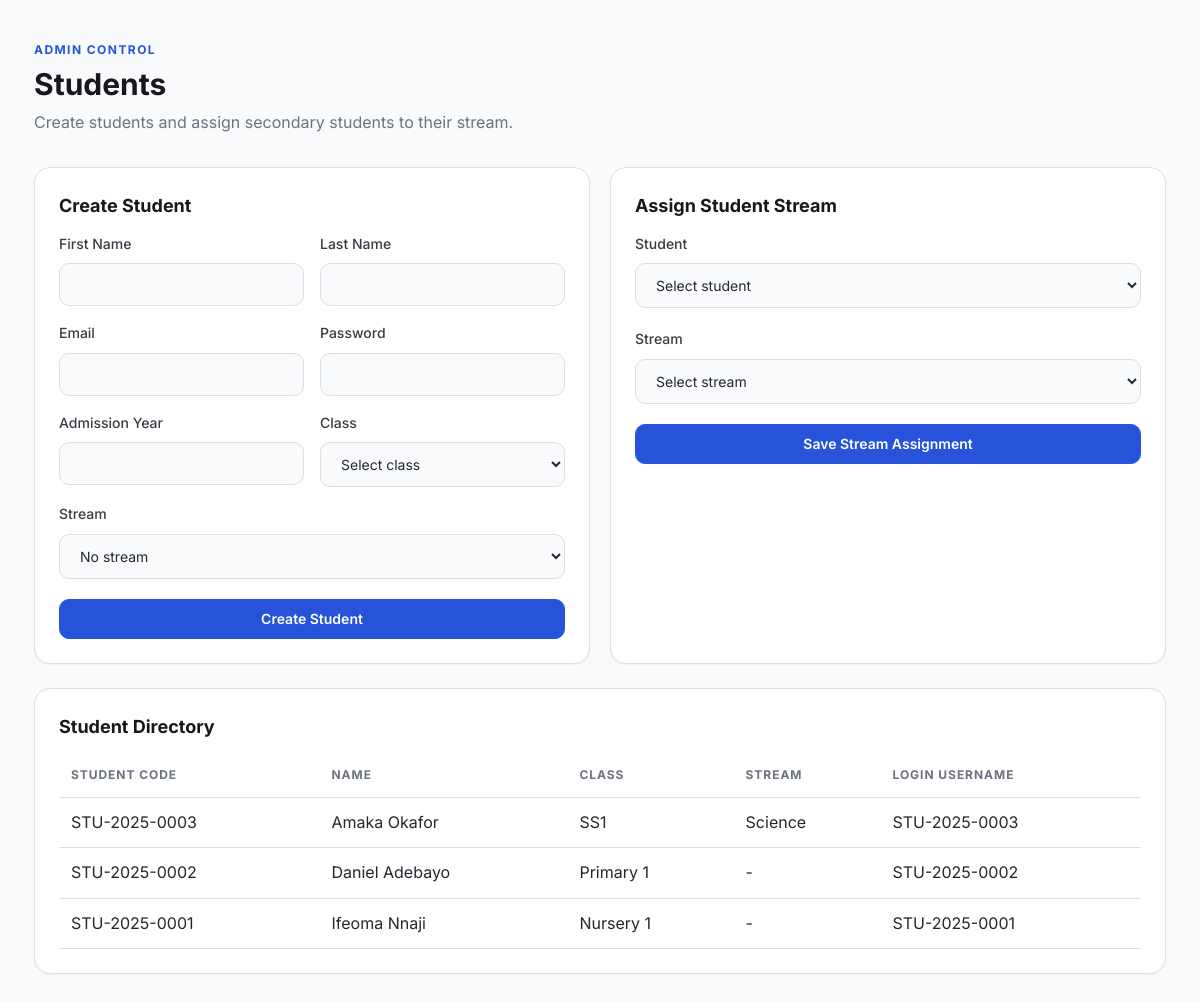
/admin/students (signed in), run on the app's committed database.
### app/models/student.py (models this page shows, shortened)
class Student(db.Model):
    __tablename__ = "students"
    id = db.Column(db.Integer, primary_key=True)
    user_id = db.Column(db.Integer, db.ForeignKey("users.id"), unique=True, nullable=False)
    student_code = db.Column(db.String(20), unique=True, nullable=False, index=True)
    first_name = db.Column(db.String(80), nullable=False)
    last_name = db.Column(db.String(80), nullable=False)
    class_id = db.Column(db.Integer, db.ForeignKey("classes.id"), nullable=False)
    stream_id = db.Column(db.Integer, db.ForeignKey("streams.id"), nullable=True)
    admission_year = db.Column(db.Integer, nullable=False)
    level = db.Column(db.String(20), nullable=False)
    is_active = db.Column("active_status", db.Boolean, nullable=False, default=True)
    active_status = synonym("is_active")
    user = db.relationship("User", back_populates="student_profile")
    class_ = db.relationship("Class", back_populates="students")
    stream = db.relationship("Stream", back_populates="students")
    results = db.relationship("Result", back_populates="student", lazy="dynamic")
    __table_args__ = (
        db.CheckConstraint(
            "level IN ('nursery', 'primary', 'secondary')", name="ck_students_level"
        ),
    )
    @property
    def full_name(self) -> str:
        return f"{self.first_name} {self.last_name}"

### app/models/class_.py (models this page shows, shortened)
class Class(db.Model):
    __tablename__ = "classes"
    id = db.Column(db.Integer, primary_key=True)
    name = db.Column(db.String(50), nullable=False)
    level = db.Column(db.String(20), nullable=False, index=True)
    session_id = db.Column(db.Integer, db.ForeignKey("sessions.id"), nullable=False)
    arm = db.Column(db.String(10), nullable=True)
    show_position = db.Column(db.Boolean, nullable=False, default=False)
    is_active = db.Column(db.Boolean, nullable=False, default=True)
    assessment_schema = db.Column(db.JSON, nullable=True)
    session = db.relationship("Session", back_populates="classes")
    streams = db.relationship(
        "Stream", back_populates="class_", cascade="all, delete-orphan", lazy="selectin"
    )
    students = db.relationship("Student", back_populates="class_", lazy="dynamic")
    class_subjects = db.relationship(
        "ClassSubject",
        back_populates="class_",
        cascade="all, delete-orphan",
        lazy="dynamic",
    )
    teacher_assignments = db.relationship(
        "ClassTeacherMap",
        back_populates="class_",
        cascade="all, delete-orphan",
        lazy="dynamic",
    )
    results = db.relationship("Result", back_populates="class_", lazy="dynamic")
    __table_args__ = (
        db.UniqueConstraint("session_id", "name", "arm", name="uq_classes_session_name_arm"),
        db.CheckConstraint(
            "level IN ('nursery', 'primary', 'secondary')", name="ck_classes_level"
        ),
    )

### app/models/stream.py (models this page shows, shortened)
class Stream(db.Model):
    __tablename__ = "streams"
    id = db.Column(db.Integer, primary_key=True)
    name = db.Column(db.String(30), nullable=False)
    class_id = db.Column(db.Integer, db.ForeignKey("classes.id"), nullable=False)
    is_active = db.Column(db.Boolean, nullable=False, default=True)
    class_ = db.relationship("Class", back_populates="streams")
    students = db.relationship("Student", back_populates="stream", lazy="dynamic")
    stream_subjects = db.relationship(
        "StreamSubject",
        back_populates="stream",
        cascade="all, delete-orphan",
        lazy="dynamic",
    )
    teacher_assignments = db.relationship(
        "ClassTeacherMap", back_populates="stream", lazy="dynamic"
    )
    results = db.relationship("Result", back_populates="stream", lazy="dynamic")
    __table_args__ = (
        db.UniqueConstraint("class_id", "name", name="uq_streams_class_name"),
        db.CheckConstraint(
            "name IN ('Science', 'Commercial', 'Arts')", name="ck_streams_name"
        ),
    )

### app/models/user.py (models this page shows, shortened)
class User(UserMixin, db.Model):
    __tablename__ = "users"
    id = db.Column(db.Integer, primary_key=True)
    username = db.Column(db.String(80), unique=True, nullable=False, index=True)
    full_name = db.Column(db.String(150), nullable=False)
    email = db.Column(db.String(255), unique=True, nullable=False, index=True)
    password_hash = db.Column(db.String(255), nullable=False)
    role = db.Column(db.String(20), nullable=False, index=True)
    is_active = db.Column(db.Boolean, nullable=False, default=True)
    created_at = db.Column(
        db.DateTime, nullable=False, default=lambda: datetime.now(timezone.utc)
    )
    student_profile = db.relationship(
        "Student", back_populates="user", uselist=False, lazy="select"
    )
    teacher_profile = db.relationship(
        "Teacher", back_populates="user", uselist=False, lazy="select"
    )
    uploaded_results = db.relationship(
        "Result",
        back_populates="uploaded_by_user",
        foreign_keys="Result.uploaded_by_user_id",
        lazy="dynamic",
    )
    overridden_results = db.relationship(
        "Result",
        back_populates="overridden_by_user",
        foreign_keys="Result.overridden_by_user_id",
        lazy="dynamic",
    )
    __table_args__ = (
        db.CheckConstraint(
            "role IN ('admin', 'teacher', 'student')", name="ck_users_role"
        ),
    )

### app/routes/admin.py (the view, shortened to what this page needs)
@admin_bp.route("/students", methods=["GET", "POST"])
@login_required
@role_required("admin")
def students():
    return render_template(
        "admin/students.html",
        action_form=ActionForm(),
        students=Student.query.order_by(Student.first_name.asc(), Student.last_name.asc()).all(),
        classes=_class_options(),
        streams=_stream_options(),
    )

### app/forms/teacher_forms.py
class ActionForm(FlaskForm):
    """CSRF-only form used for POST actions built from dynamic table rows."""

### app/routes/admin.py (called while the page is built)
def _class_options() -> list[Class]:
    return Class.query.order_by(Class.name.asc()).all()

def _stream_options(class_id: int | None = None) -> list[Stream]:
    query = Stream.query.order_by(Stream.name.asc())
    if class_id is not None:
        query = query.filter_by(class_id=class_id)
    return query.all()

### app/templates/admin/students.html (shortened to what this page needs)
{% extends "base.html" %}
{% block body %}
<main class="page-shell">
  <section class="page-header">
    <div>
      <p class="eyebrow">Admin Control</p>
      <h1>Students</h1>
      <p class="page-copy">Create students and assign secondary students to their stream.</p>
    </div>
  </section>
  <section class="two-column-grid">
    <article class="card">
      <h2 class="card__title">Create Student</h2>
      <form class="stack" method="POST" action="{{ url_for('admin.students') }}">
        <div class="form-grid">
          <div class="form-group">
            <label class="form-label" for="first_name">First Name</label>
            <input class="form-input" id="first_name" name="first_name" required />
          </div>
          <div class="form-group">
            <label class="form-label" for="last_name">Last Name</label>
            <input class="form-input" id="last_name" name="last_name" required />
          </div>
          <div class="form-group">
            <label class="form-label" for="email">Email</label>
            <input class="form-input" id="email" name="email" type="email" required />
          </div>
          <div class="form-group">
            <label class="form-label" for="password">Password</label>
            <input class="form-input" id="password" name="password" type="password" required />
          </div>
          <div class="form-group">
            <label class="form-label" for="admission_year">Admission Year</label>
            <input class="form-input" id="admission_year" name="admission_year" type="number" required />
          </div>
          <div class="form-group">
            <label class="form-label" for="class_id">Class</label>
            <select class="form-input" id="class_id" name="class_id" required>
              <option value="">Select class</option>
            </select>
          </div>
          <div class="form-group form-group--full">
            <label class="form-label" for="stream_id">Stream</label>
            <select class="form-input" id="stream_id" name="stream_id">
              <option value="">No stream</option>
            </select>
          </div>
        </div>
        <button class="btn btn--primary" type="submit">Create Student</button>
      </form>
    </article>
    <article class="card">
      <h2 class="card__title">Assign Student Stream</h2>
      <form class="stack" method="POST" action="{{ url_for('admin.students') }}">
        <div class="form-group">
          <label class="form-label" for="student_id">Student</label>
          <select class="form-input" id="student_id" name="student_id" required>
            <option value="">Select student</option>
          </select>
        </div>
        <div class="form-group">
          <label class="form-label" for="assign_stream_id">Stream</label>
          <select class="form-input" id="assign_stream_id" name="stream_id" required>
            <option value="">Select stream</option>
          </select>
        </div>
        <button class="btn btn--primary" type="submit">Save Stream Assignment</button>
      </form>
    </article>
  </section>
  <section class="card">
    <h2 class="card__title">Student Directory</h2>
    <div class="table-scroll">
      <table class="data-table">
        <thead>
          <tr>
            <th>Student Code</th>
            <th>Name</th>
            <th>Class</th>
            <th>Stream</th>
            <th>Login Username</th>
          </tr>
        </thead>
        <tbody>
          {% for student in students %}
            <tr>
              <td>{{ student.student_code }}</td>
              <td>{{ student.full_name }}</td>
              <td>{{ student.class_.name }}</td>
              <td>{{ student.stream.name if student.stream else "-" }}</td>
              <td>{{ student.user.username }}</td>
            </tr>
          {% endfor %}
        </tbody>
      </table>
    </div>
  </section>
</main>
{% endblock %}

### data on the page
Student: student_code "STU-2025-0003", full_name "Amaka Okafor", class_.name "SS1", stream "Science", user.username "STU-2025-0003"
Student: student_code "STU-2025-0002", full_name "Daniel Adebayo", class_.name "Primary 1", stream "-", user.username "STU-2025-0002"
Student: student_code "STU-2025-0001", full_name "Ifeoma Nnaji", class_.name "Nursery 1", stream "-", user.username "STU-2025-0001"
